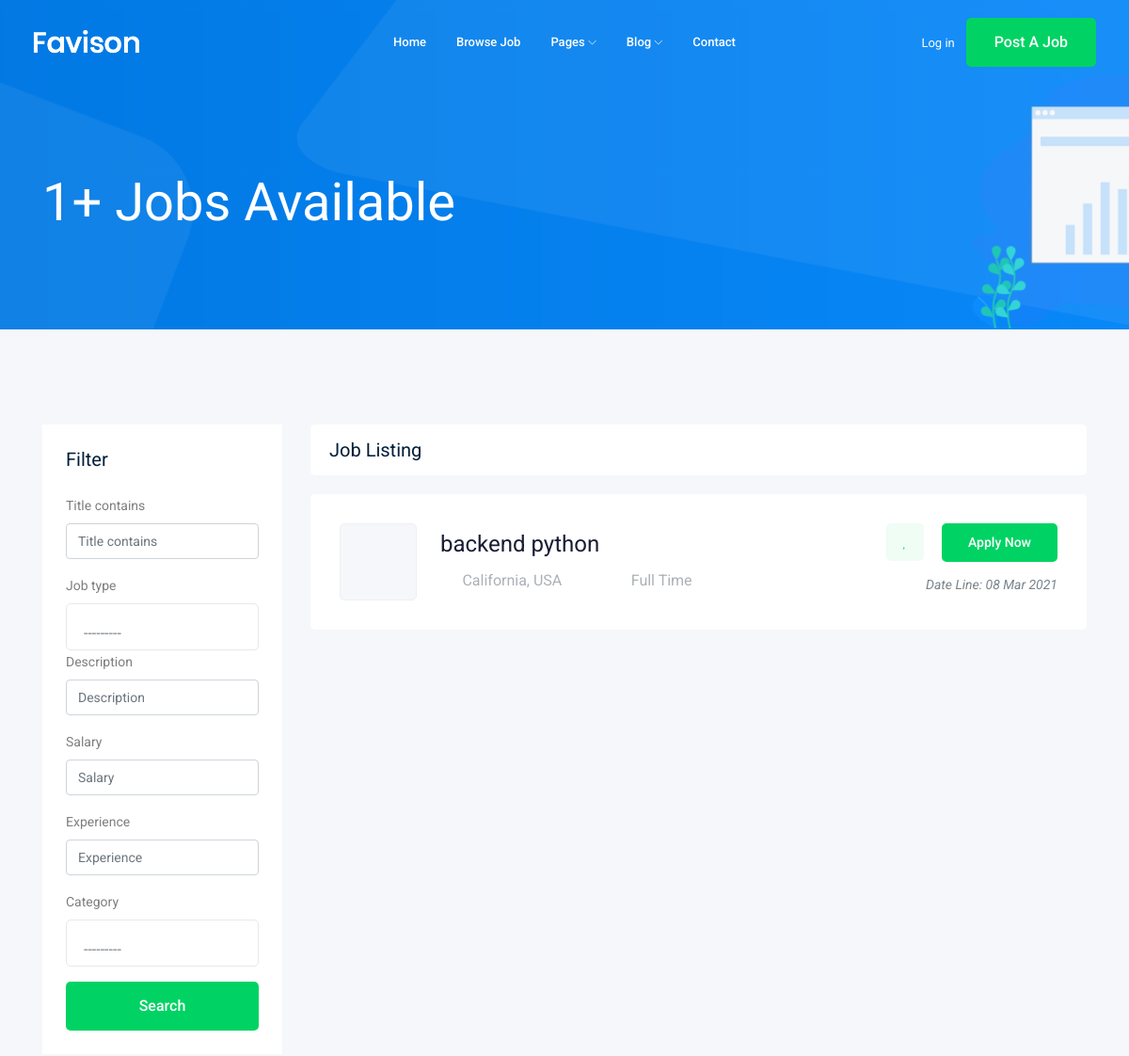
Before: /jobs/?page=2 (upper part) with the older database file.
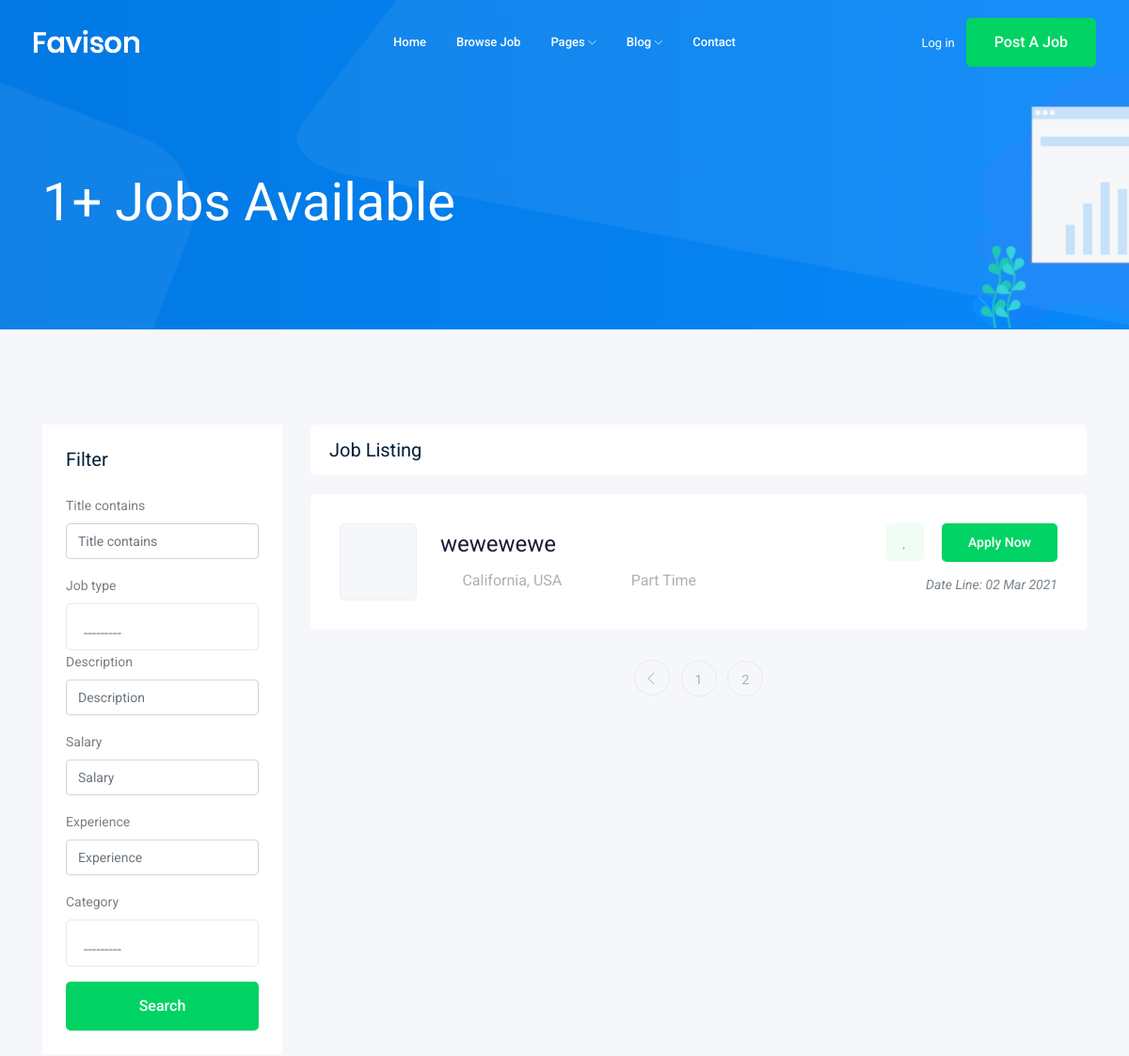
After: the same page with the newer database file.
### job/models.py (models this page shows, shortened)
class Job(models.Model):
    title=models.CharField(max_length=50)
    owner=models.ForeignKey(User,related_name='job_owner',on_delete=models.CASCADE)
    job_type=models.CharField(max_length=20,choices=JOB_TYPE)
    description=models.TextField(max_length=1000)
    published_at=models.DateTimeField(auto_now=True)
    vacancy=models.IntegerField(default=1)
    salary=models.IntegerField(default=0)
    experience=models.IntegerField(default=1)
    category = models.ForeignKey('Category',on_delete=models.CASCADE,null=True)
    image=models.ImageField(upload_to='jobs/')
    slug=models.SlugField(blank=True,null=True)

### job/views.py (the view)
def job_list(request):
    job_list=Job.objects.all()
    my_filter = job_Filter(request.GET, queryset=job_list)
    job_list=my_filter.qs
    paginator = Paginator(job_list,3)
    page_number=request.GET.get('page')
    page_obj=paginator.get_page(page_number)
    context={'jobs':page_obj,'my_filter':my_filter}
    return render (request,'job/job_list.html',context)

### job/models.py (called while the page is built)
    def __str__(self):
        return self.name

### job/templates/job/job_list.html (shortened to what the changed rows need)
{%extends 'base.html'%}
{% load bootstrap4 %}
{%block body%}
    <div class="job_listing_area plus_padding">
        <div class="container">
            <div class="row">
                <div class="col-lg-9">
                    {%for job in jobs%}
                    <div class="job_lists m-0">
                        <div class="row">
                            <div class="col-lg-12 col-md-12">
                                <div class="single_jobs white-bg d-flex justify-content-between">
                                    <div class="jobs_left d-flex align-items-center">
                                        <div class="thumb">
                                        </div>
                                        <div class="jobs_conetent">
                                            <a href="{% url 'jobs:job_details' job.slug %}"><h4>{{job.title}}</h4></a>
                                            <div class="links_locat d-flex align-items-center">
                                                <div class="location">
                                                    <p> <i class="fa fa-map-marker"></i> California, USA</p>
                                                </div>
                                                <div class="location">
                                                    <p> <i class="fa fa-clock-o"></i> {{job.job_type}}</p>
                                                </div>
                                            </div>
                                        </div>
                                    </div>
                                    <div class="jobs_right">
                                        <div class="apply_now">
                                            <a class="heart_mark" href="#"> <i class="fa fa-heart"></i> </a>
                                            <a href="{% url 'jobs:job_details' job.slug %}" class="boxed-btn3">Apply Now</a>
                                        </div>
                                        <div class="date">
                                            <p>Date Line: {{job.published_at|date:'d M o'}}</p>
                                        </div>
                                    </div>
                                </div>
                            </div>
                        </div>
                        {%endfor%}
                        {% if jobs.has_other_pages%}
                        <div class="row">
                            <div class="col-lg-12">
                                <div class="pagination_wrap">
                                    <ul>
                                        {% if jobs.has_previous%}
                                            <li><a href="?page=={{jobs.previous_page_number}}"> <i class="ti-angle-left"></i> </a></li>
                                        {%endif%}
                                        {% for i in jobs.paginator.page_range%}
                                        <li><a href="?page={{i}}"><span>{{i}}</span></a></li>
                                        {%endfor%}
                                    </ul>
                                </div>
                            </div>
                        </div>
                        {%endif%}
                    </div>
                </div>
            </div>
        </div>
    </div>
{%endblock body%}

Changed rows visible on the page:
no longer on this page (row edited): Job: title "backend python", job_type "Full Time", published_at "08 Mar 2021"
added Job: title "wewewewe", job_type "Part Time", published_at "02 Mar 2021"
Other visible differences:
new list line: "1"
new list line: "2"
